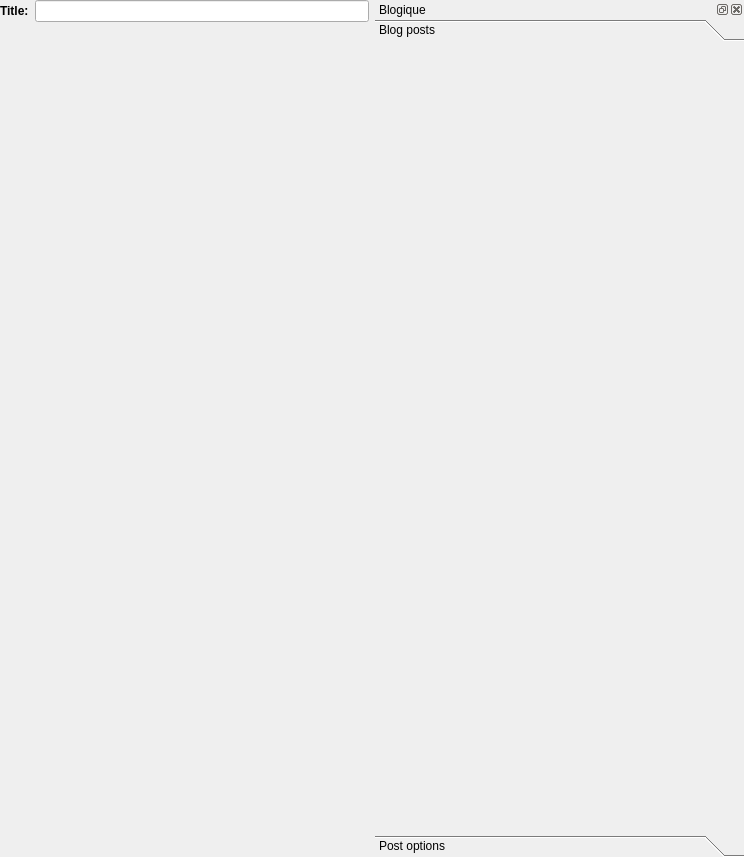
<?xml version="1.0" encoding="UTF-8"?>
<ui version="4.0">
 <class>BlogiqueWidget</class>
 <widget class="QWidget" name="BlogiqueWidget">
  <property name="geometry">
   <rect>
    <x>0</x>
    <y>0</y>
    <width>744</width>
    <height>857</height>
   </rect>
  </property>
  <property name="windowTitle">
   <string/>
  </property>
  <layout class="QHBoxLayout" name="horizontalLayout_2">
   <property name="leftMargin">
    <number>0</number>
   </property>
   <property name="topMargin">
    <number>0</number>
   </property>
   <property name="rightMargin">
    <number>0</number>
   </property>
   <property name="bottomMargin">
    <number>0</number>
   </property>
   <item>
    <layout class="QVBoxLayout" name="verticalLayout">
     <property name="sizeConstraint">
      <enum>QLayout::SetMaximumSize</enum>
     </property>
     <item>
      <layout class="QHBoxLayout" name="horizontalLayout">
       <item>
        <widget class="QLabel" name="label">
         <property name="font">
          <font>
           <weight>75</weight>
           <bold>true</bold>
          </font>
         </property>
         <property name="text">
          <string>Title:</string>
         </property>
        </widget>
       </item>
       <item>
        <widget class="QLineEdit" name="Subject_"/>
       </item>
      </layout>
     </item>
     <item>
      <widget class="QFrame" name="PostFrame_">
       <property name="sizePolicy">
        <sizepolicy hsizetype="Preferred" vsizetype="Expanding">
         <horstretch>0</horstretch>
         <verstretch>0</verstretch>
        </sizepolicy>
       </property>
      </widget>
     </item>
    </layout>
   </item>
   <item>
    <widget class="QDockWidget" name="SideWidget_">
     <property name="sizePolicy">
      <sizepolicy hsizetype="Minimum" vsizetype="Preferred">
       <horstretch>0</horstretch>
       <verstretch>0</verstretch>
      </sizepolicy>
     </property>
     <property name="windowTitle">
      <string notr="true">Blogique</string>
     </property>
     <widget class="QWidget" name="dockWidgetContents">
      <property name="sizePolicy">
       <sizepolicy hsizetype="Minimum" vsizetype="Preferred">
        <horstretch>0</horstretch>
        <verstretch>0</verstretch>
       </sizepolicy>
      </property>
      <layout class="QGridLayout" name="DockWidgetGridLayout_">
       <property name="leftMargin">
        <number>0</number>
       </property>
       <property name="topMargin">
        <number>0</number>
       </property>
       <property name="rightMargin">
        <number>0</number>
       </property>
       <property name="bottomMargin">
        <number>0</number>
       </property>
       <property name="spacing">
        <number>0</number>
       </property>
       <item row="0" column="0">
        <widget class="QToolBox" name="Tools_">
         <property name="sizePolicy">
          <sizepolicy hsizetype="Minimum" vsizetype="Preferred">
           <horstretch>0</horstretch>
           <verstretch>0</verstretch>
          </sizepolicy>
         </property>
         <property name="currentIndex">
          <number>0</number>
         </property>
         <widget class="LC::Blogique::BlogEntriesWidget" name="BlogPosts_">
          <property name="geometry">
           <rect>
            <x>0</x>
            <y>0</y>
            <width>353</width>
            <height>748</height>
           </rect>
          </property>
          <attribute name="icon">
           <iconset theme="document-multiple"/>
          </attribute>
          <attribute name="label">
           <string>Blog posts</string>
          </attribute>
         </widget>
         <widget class="QWidget" name="PostOptions_">
          <property name="geometry">
           <rect>
            <x>0</x>
            <y>0</y>
            <width>353</width>
            <height>371</height>
           </rect>
          </property>
          <attribute name="icon">
           <iconset theme="document-properties"/>
          </attribute>
          <attribute name="label">
           <string>Post options</string>
          </attribute>
          <layout class="QGridLayout" name="gridLayout_5">
           <item row="2" column="0">
            <widget class="QWidget" name="PluginOptionsWidget_" native="true">
             <property name="sizePolicy">
              <sizepolicy hsizetype="Preferred" vsizetype="Expanding">
               <horstretch>0</horstretch>
               <verstretch>3</verstretch>
              </sizepolicy>
             </property>
             <layout class="QGridLayout" name="gridLayout_3">
              <property name="leftMargin">
               <number>2</number>
              </property>
              <property name="topMargin">
               <number>2</number>
              </property>
              <property name="rightMargin">
               <number>2</number>
              </property>
              <property name="bottomMargin">
               <number>2</number>
              </property>
              <item row="0" column="0">
               <layout class="QVBoxLayout" name="verticalLayout_3"/>
              </item>
             </layout>
            </widget>
           </item>
           <item row="0" column="0">
            <widget class="QGroupBox" name="TimestampBox_">
             <property name="title">
              <string>Modify timestamp</string>
             </property>
             <property name="checkable">
              <bool>true</bool>
             </property>
             <property name="checked">
              <bool>false</bool>
             </property>
             <layout class="QGridLayout" name="gridLayout_4">
              <property name="leftMargin">
               <number>2</number>
              </property>
              <property name="topMargin">
               <number>2</number>
              </property>
              <property name="rightMargin">
               <number>2</number>
              </property>
              <property name="bottomMargin">
               <number>2</number>
              </property>
              <property name="horizontalSpacing">
               <number>0</number>
              </property>
              <property name="verticalSpacing">
               <number>6</number>
              </property>
              <item row="1" column="0">
               <layout class="QHBoxLayout" name="horizontalLayout_4">
                <item>
                 <widget class="QTimeEdit" name="Time_">
                  <property name="calendarPopup">
                   <bool>false</bool>
                  </property>
                 </widget>
                </item>
                <item>
                 <widget class="QPushButton" name="CurrentTime_">
                  <property name="text">
                   <string>Now</string>
                  </property>
                 </widget>
                </item>
               </layout>
              </item>
              <item row="0" column="0">
               <layout class="QHBoxLayout" name="horizontalLayout_3">
                <item>
                 <widget class="QSpinBox" name="Date_">
                  <property name="minimum">
                   <number>1</number>
                  </property>
                  <property name="maximum">
                   <number>31</number>
                  </property>
                 </widget>
                </item>
                <item>
                 <widget class="QComboBox" name="Month_">
                  <item>
                   <property name="text">
                    <string>January</string>
                   </property>
                  </item>
                  <item>
                   <property name="text">
                    <string>February</string>
                   </property>
                  </item>
                  <item>
                   <property name="text">
                    <string>March</string>
                   </property>
                  </item>
                  <item>
                   <property name="text">
                    <string>April</string>
                   </property>
                  </item>
                  <item>
                   <property name="text">
                    <string>May</string>
                   </property>
                  </item>
                  <item>
                   <property name="text">
                    <string>June</string>
                   </property>
                  </item>
                  <item>
                   <property name="text">
                    <string>Jule</string>
                   </property>
                  </item>
                  <item>
                   <property name="text">
                    <string>August</string>
                   </property>
                  </item>
                  <item>
                   <property name="text">
                    <string>September</string>
                   </property>
                  </item>
                  <item>
                   <property name="text">
                    <string>October</string>
                   </property>
                  </item>
                  <item>
                   <property name="text">
                    <string>November</string>
                   </property>
                  </item>
                  <item>
                   <property name="text">
                    <string>December</string>
                   </property>
                  </item>
                 </widget>
                </item>
                <item>
                 <widget class="QSpinBox" name="Year_">
                  <property name="minimum">
                   <number>2000</number>
                  </property>
                  <property name="maximum">
                   <number>9999</number>
                  </property>
                 </widget>
                </item>
               </layout>
              </item>
             </layout>
            </widget>
           </item>
           <item row="1" column="0">
            <widget class="QGroupBox" name="TagsBox_">
             <property name="sizePolicy">
              <sizepolicy hsizetype="Preferred" vsizetype="Preferred">
               <horstretch>0</horstretch>
               <verstretch>1</verstretch>
              </sizepolicy>
             </property>
             <property name="title">
              <string>Tags</string>
             </property>
             <layout class="QVBoxLayout" name="verticalLayout_2">
              <item>
               <widget class="QPushButton" name="SelectTags_">
                <property name="text">
                 <string>Tags</string>
                </property>
                <property name="checkable">
                 <bool>true</bool>
                </property>
               </widget>
              </item>
             </layout>
            </widget>
           </item>
          </layout>
         </widget>
        </widget>
       </item>
      </layout>
     </widget>
    </widget>
   </item>
  </layout>
  <action name="SaveEntry_">
   <property name="text">
    <string>Save as draft</string>
   </property>
  </action>
  <action name="OpenInBrowser_">
   <property name="text">
    <string>Open in browser</string>
   </property>
  </action>
  <action name="Submit_">
   <property name="text">
    <string>Submit</string>
   </property>
  </action>
  <action name="ShowProfile_">
   <property name="text">
    <string>Show profile</string>
   </property>
   <property name="toolTip">
    <string>Show profile</string>
   </property>
  </action>
  <action name="SaveNewEntry_">
   <property name="text">
    <string>Save as a new draft</string>
   </property>
   <property name="toolTip">
    <string>Save entry as a new draft</string>
   </property>
  </action>
  <action name="NewEntry_">
   <property name="text">
    <string>New post</string>
   </property>
  </action>
  <action name="SubmitTo_">
   <property name="text">
    <string>Submit to...</string>
   </property>
  </action>
  <action name="PreviewPost_">
   <property name="text">
    <string>Preview post</string>
   </property>
   <property name="toolTip">
    <string>Preview post in blog style</string>
   </property>
  </action>
 </widget>
 <customwidgets>
  <customwidget>
   <class>LC::Blogique::BlogEntriesWidget</class>
   <extends>QWidget</extends>
   <header>blogentrieswidget.h</header>
   <container>1</container>
  </customwidget>
 </customwidgets>
 <resources/>
 <connections/>
</ui>
